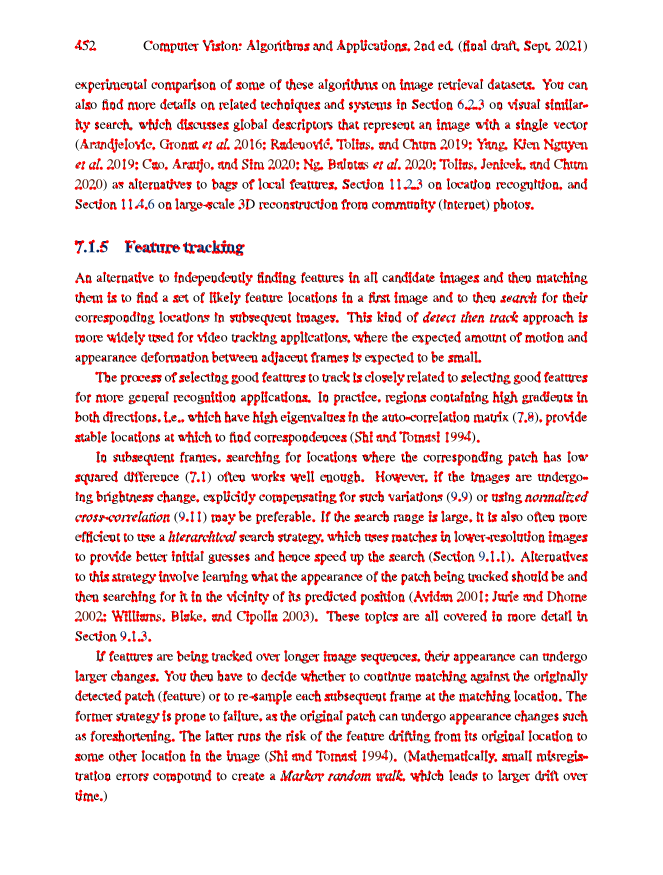
#> input picture assignment_4/solutions/harris.png, 1325 x 1750 px, given in place of align_this.jpg, which was not available (shown at 1/2 size)
$ python test.py
#> lines starting #> are read from the running program, lines starting #| are printed output that depends on the picture; pictures that were not available may be replaced by others from this repository, and a replacement may not be noted
import cv2
import numpy as np
from pathlib import Path

def align_sift(image_to_align: str,
               reference_image: str,
               max_features: int = 10,
               good_match_precent: float = 0.7,
               aligned_out: str = "aligned.png",
               matches_out: str = "matches.png"):


    # --- Load images (color for drawing, gray for features) ---
#> called with image_to_align = 'align_this.jpg', reference_image = 'reference_img.png', max_features = 10, good_match_precent = 0.7, aligned_out = 'aligned.png', matches_out = 'matches.png'
    im1_color = cv2.imread(image_to_align, cv2.IMREAD_COLOR)     # to be warped
#> im1_color is the input picture: shape (1750, 1325, 3); mean B, G, R 229.2, 229.2, 244.3
    im2_color = cv2.imread(reference_image, cv2.IMREAD_COLOR)    # reference frame
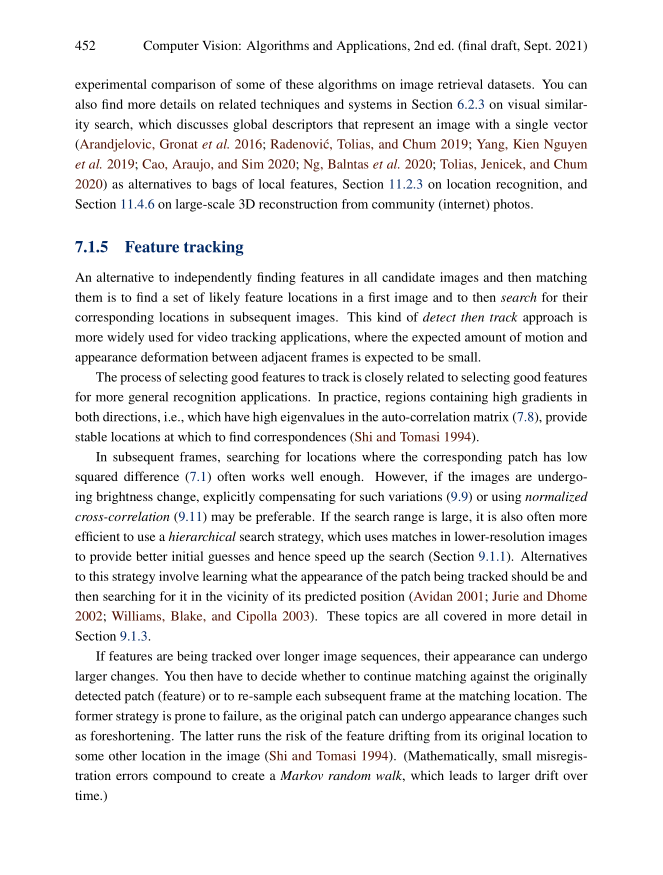
#> input picture assignment_4/solutions/reference_img.png, 1325 x 1750 px (shown at 1/2 size)
#> im2_color is the input picture: shape (1750, 1325, 3); mean B, G, R 239, 239, 239.3
    if im1_color is None:
        raise FileNotFoundError(f"Could not read image_to_align: {image_to_align}")
    if im2_color is None:
        raise FileNotFoundError(f"Could not read reference_image: {reference_image}")

    im1_gray = cv2.cvtColor(im1_color, cv2.COLOR_BGR2GRAY)
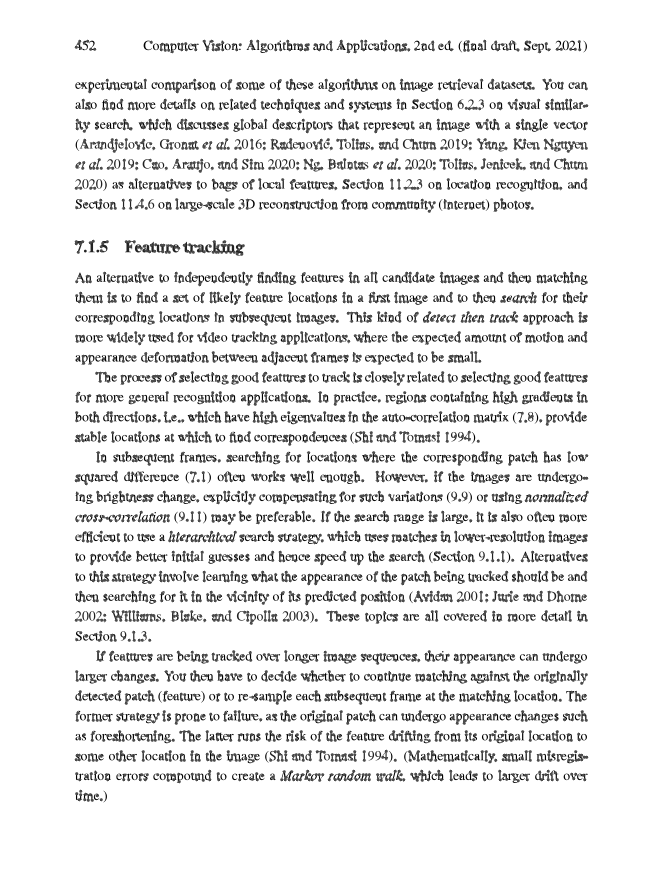
#> im1_gray: shape (1750, 1325) (shown at 1/2 size); min 0, max 255, mean 233.7
    im2_gray = cv2.cvtColor(im2_color, cv2.COLOR_BGR2GRAY)

    # --- SIFT keypoints & descriptors (cap features per instructions) ---
    sift = cv2.SIFT_create()
    kp1, des1 = sift.detectAndCompute(im1_gray, None)
#> kp1 = 17288 keypoints; strongest (x, y, size): (1048, 1310, 1.9), (170, 502, 3.5), (1087, 1470, 1.9), (252, 872, 1.9)
    kp2, des2 = sift.detectAndCompute(im2_gray, None)
#> kp2 = 16587 keypoints; strongest (x, y, size): (868, 326, 1.8), (940, 286, 1.8), (528, 286, 1.8), (209, 1230, 1.8)
    if des1 is None or des2 is None or len(kp1) == 0 or len(kp2) == 0:
        raise RuntimeError("SIFT found no features in one or both images.")

    # --- FLANN matcher (KD-Tree) + Lowe's ratio test ---
    index_params = dict(algorithm=1, trees=5)
    search_params = dict(checks=50)
    flann = cv2.FlannBasedMatcher(index_params, search_params)
    knn = flann.knnMatch(des1, des2, k=2)
#> knn = 17288 matches

    good = []
    for m, n in knn:
        if m.distance < good_match_precent * n.distance:
            good.append(m)
#> after the loop, good = 550 matches
    if len(good) < 4:
        raise RuntimeError(f"Not enough good matches ({len(good)}) to compute homography (need >= 4).")

    good = sorted(good, key = lambda x: x.distance)[:max_features]
#> good = 10 matches
    # --- Homography (RANSAC) ---
    src_pts = np.float32([kp1[m.queryIdx].pt for m in good]).reshape(-1, 1, 2)  # from image_to_align
#> src_pts = [[177, 361.5], [184.5, 362.2], [187.1, 501], [233.8, 1551.5], [293, 95.96], [301.8, 403.5], [511.9, 1351.7], [511.9, 1351.7], [542.5, 322.2], [593.3, 1392.1]]
    dst_pts = np.float32([kp2[m.trainIdx].pt for m in good]).reshape(-1, 1, 2)  # to reference_image
#> dst_pts has the same summary as src_pts
    H, inlier_mask = cv2.findHomography(src_pts, dst_pts, cv2.RANSAC, ransacReprojThreshold=3.0)
#> H = [[1, -6.46e-18, 1.04e-13], [-9.85e-17, 1, 3.66e-15], [3.37e-19, -1.22e-19, 1]]; inlier_mask = [1, 1, 1, 1, 1, 1, 1, 1, 1, 1]
    if H is None:
        raise RuntimeError("Homography estimation failed.")

    # --- Warp image_to_align to reference frame size ---
    h, w = im2_color.shape[:2]
#> h = 1750; w = 1325
    aligned = cv2.warpPerspective(im1_color, H, (w, h))

    # --- Draw matches (only inliers) and save outputs ---
    inlier_mask = inlier_mask.ravel().astype(bool)
#> inlier_mask = [True, True, True, True, True, True, True, True, True, True]
    inlier_matches = [m for m, keep in zip(good, inlier_mask) if keep]
#> inlier_matches = 10 matches

    match_vis = cv2.drawMatches(
        im1_color, kp1, im2_color, kp2, inlier_matches, None,
        flags=cv2.DrawMatchesFlags_NOT_DRAW_SINGLE_POINTS
    )
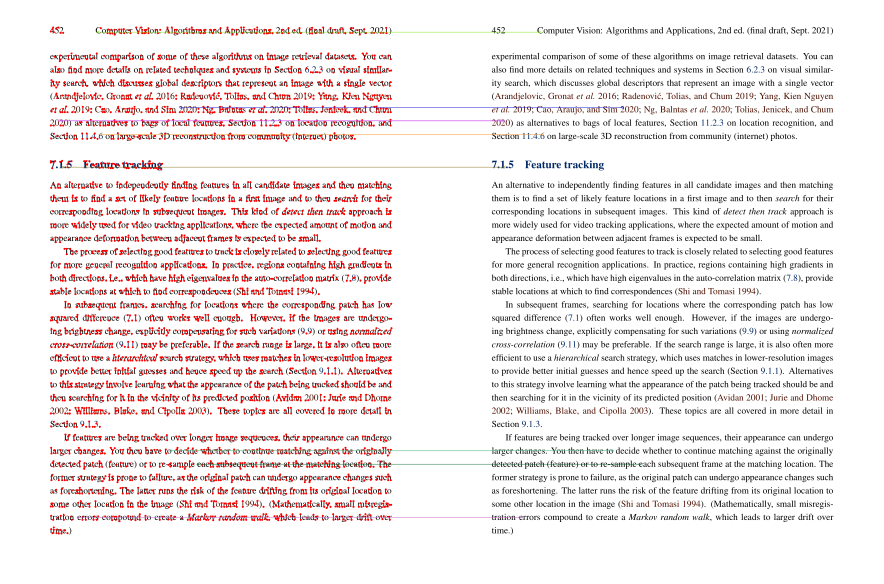
#> match_vis: shape (1750, 2650, 3) (shown at 1/3 size); mean B, G, R 233.8, 233.8, 241.4

    cv2.imwrite(aligned_out, aligned)
    cv2.imwrite(matches_out, match_vis)

    return str(Path(aligned_out)), str(Path(matches_out))


# === Example run per assignment ===
if __name__ == "__main__":
    align_sift(
        image_to_align="align_this.jpg",
        reference_image="reference_img.png",
        max_features=10,
        good_match_precent=0.7,       # <- Lowe ratio threshold
        aligned_out="aligned.png",
        matches_out="matches.png"
    )
